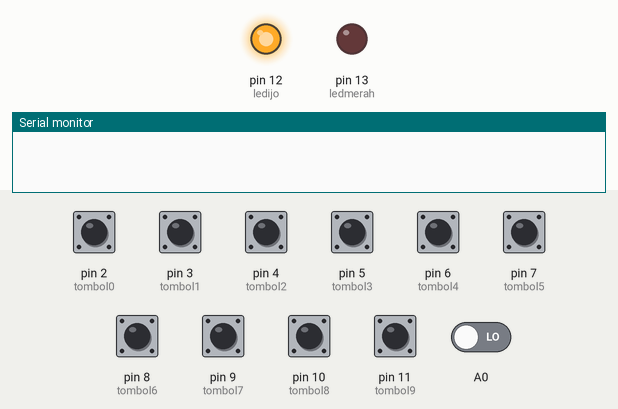
Recording of a sketch running on a simulated Arduino Uno, built with avr-gcc and run on an emulated ATmega328P. Shown: output pins drawn as LEDs (lit = HIGH), the last lines printed to the serial monitor. The inputs (shaded band) are chosen by the test bench; at power-on: pin 2 (tombol0), pin 3 (tombol1), pin 4 (tombol2), pin 5 (tombol3), pin 6 (tombol4), pin 7 (tombol5), pin 8 (tombol6), pin 9 (tombol7), pin 10 (tombol8), pin 11 (tombol9) HIGH, A0 LOW.

Above: at 1.2 s.
1.3 s: A0 driven HIGH
At 2.9 s:
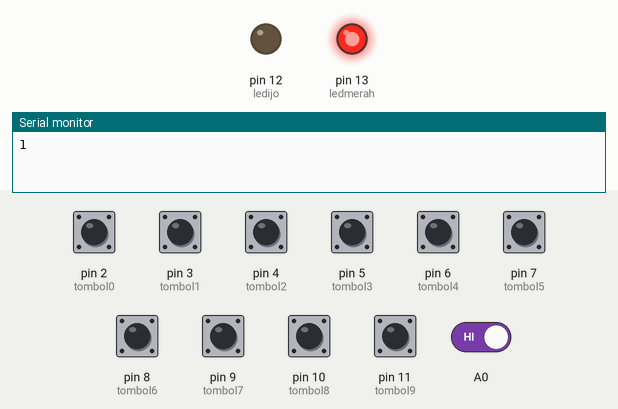
Timing chart, 0 to 4.4 s (numbered marks = the images above; inputs shaded):
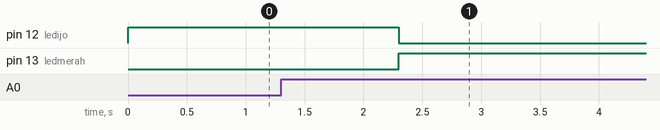

The sketch:

main.ino
```cpp
#define password_length 4
#define kunci "123456"
#define tombol0 2
#define tombol1 3
#define tombol2 4
#define tombol3 5
#define tombol4 6
#define tombol5 7
#define tombol6 8
#define tombol7 9
#define tombol8 10
#define tombol9 11
#define ledmerah 13
#define ledijo 12

int password[password_length];
int password_baca[password_length];
int aktiv;


int baca_tombol()
{
  int hasil;
  hasil = 0;
  while (hasil==0)
  {
    if (digitalRead(tombol1)==LOW)
    {
      hasil = '1';
      delay(500);
    }
    else if (digitalRead(tombol2)==LOW)
    {
      hasil = '2';
      delay(500);
    }
    else if (digitalRead(tombol3)==LOW)
    {
      hasil = '3';
      delay(500);
    }
    else if (digitalRead(tombol4)==LOW)
    {
      hasil = '4';
      delay(500);
    }
    else if (digitalRead(tombol5)==LOW)
    {
      hasil = '5';
      delay(500);
    }
    else if (digitalRead(tombol6)==LOW)
    {
      hasil = '6';
      delay(500);
    }
    else if (digitalRead(tombol7)==LOW)
    {
      hasil = '7';
      delay(500);
    }
    else if (digitalRead(tombol8)==LOW)
    {
      hasil = '8';
      delay(500);
    }
    else if (digitalRead(tombol9)==LOW)
    {
      hasil = '9';
      delay(500);
    }
    else if (digitalRead(tombol0)==LOW)
    {
      hasil = '0';
      delay(500);
    }
  }

  return hasil;
}

int cek_password()
{
  int kebenaran;
  kebenaran = 1;
  for (int i=0;i<password_length;i++)
  {
     if (!(password_baca[i]==password[i]))
     {
       kebenaran = 0;
       i = password_length+5;//keluar
     }
  }
  return kebenaran;
}

void baca_password()
{
  int data;
  data = baca_tombol();
  for (int i=0;i<password_length-1;i++)
  {
    password_baca[i] = password_baca[i+1];
  }
   password_baca[password_length-1] = data;
}

void setup()
{
  Serial.begin(9600);
  pinMode(tombol1,INPUT);
  pinMode(tombol2,INPUT);
  pinMode(tombol3,INPUT);
  pinMode(tombol4,INPUT);
  pinMode(tombol5,INPUT);
  pinMode(tombol6,INPUT);
  pinMode(tombol7,INPUT);
  pinMode(tombol8,INPUT);
  pinMode(tombol9,INPUT);
  pinMode(tombol0,INPUT);
  pinMode(A0,INPUT);
  digitalWrite(A0,LOW);
  pinMode(ledmerah,OUTPUT);
  pinMode(ledijo,OUTPUT);
  digitalWrite(ledmerah,LOW);
  digitalWrite(ledijo,HIGH);
  digitalWrite(tombol1,HIGH);
  digitalWrite(tombol2,HIGH);
  digitalWrite(tombol3,HIGH);
  digitalWrite(tombol4,HIGH);
  digitalWrite(tombol5,HIGH);
  digitalWrite(tombol6,HIGH);
  digitalWrite(tombol7,HIGH);
  digitalWrite(tombol8,HIGH);
  digitalWrite(tombol9,HIGH);
  digitalWrite(tombol0,HIGH);
  for (int i = 0;i<password_length;i++)
  {
    password[i] = kunci[i];
    password_baca[i] = 0;
  }
  aktiv = 0;
}

void loop()
{
  if (digitalRead(A0)==HIGH)
  {
  delay(500);
  if (digitalRead(A0)==HIGH)
  {
  delay(500);
  if (digitalRead(A0)==HIGH)
    {
    aktiv = 1;
    Serial.print("1");
    digitalWrite(ledmerah,HIGH);
    digitalWrite(ledijo,LOW);
    while (aktiv==1)
    {
		baca_password();
		if (cek_password()==1)
		{
		  digitalWrite(ledijo,HIGH);
		  digitalWrite(ledmerah,LOW);
		  Serial.print("0");
		  while(digitalRead(A0)==HIGH);
		  digitalWrite(A0,LOW);
		  delay(30000);
		  aktiv = 0;
		}
		else
		{
		  digitalWrite(ledmerah,HIGH);
		  digitalWrite(ledijo,LOW);
		}
	}
  }
  }
  }
}
```

Measured:
- after the input at 1.3 s, pin 12 (ledijo): HIGH → LOW after 1.0 s; pin 13 (ledmerah): LOW → HIGH after 1.0 s
